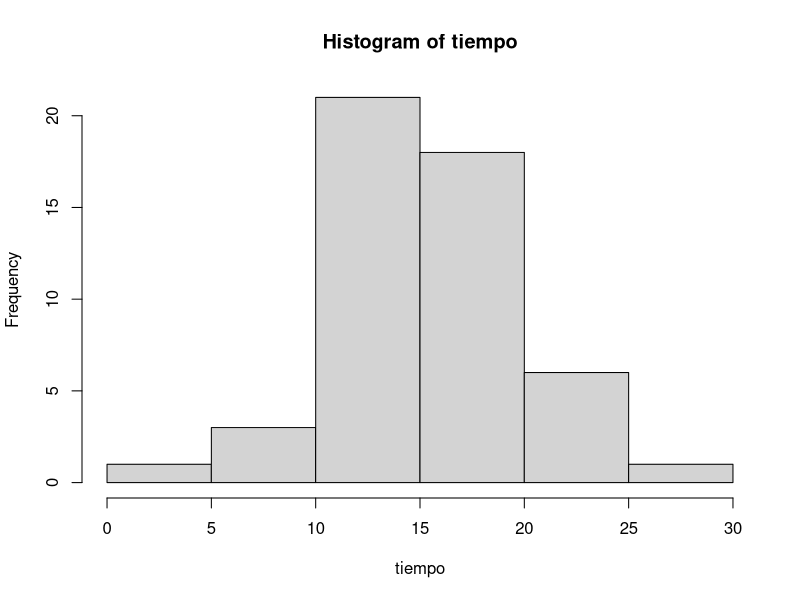
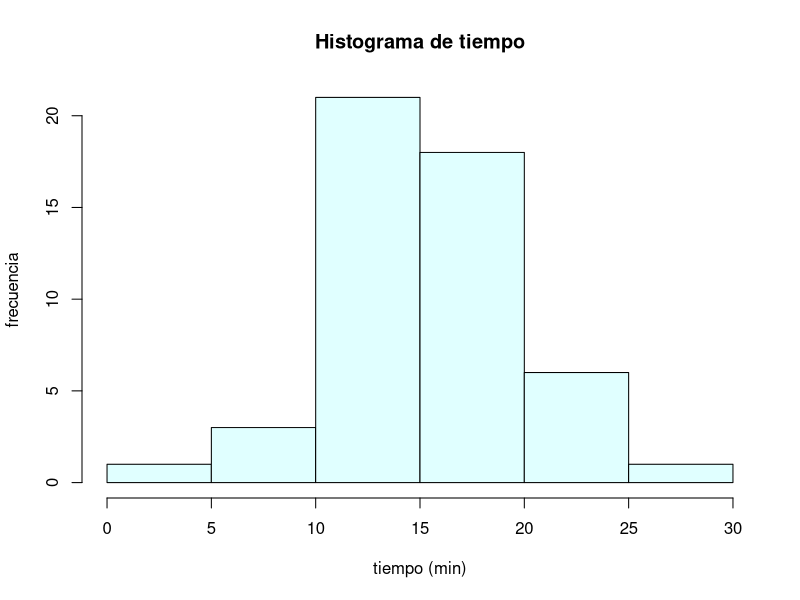
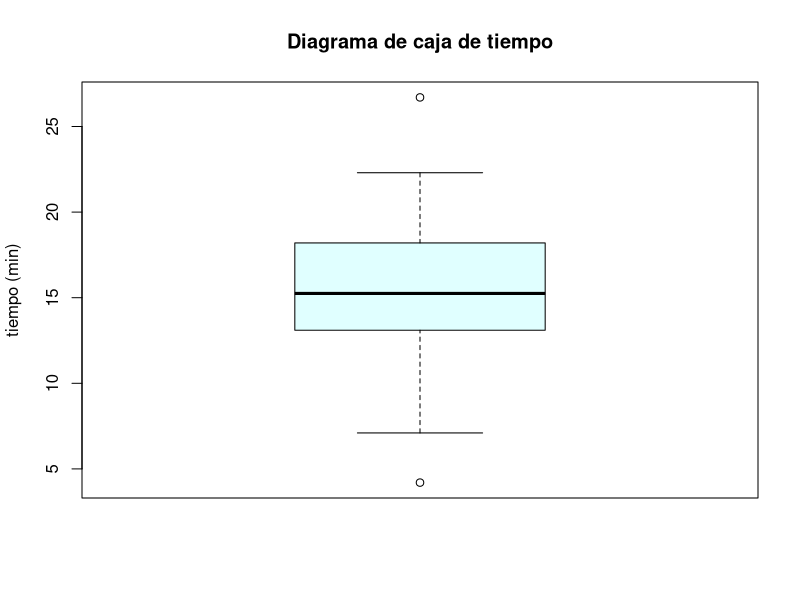
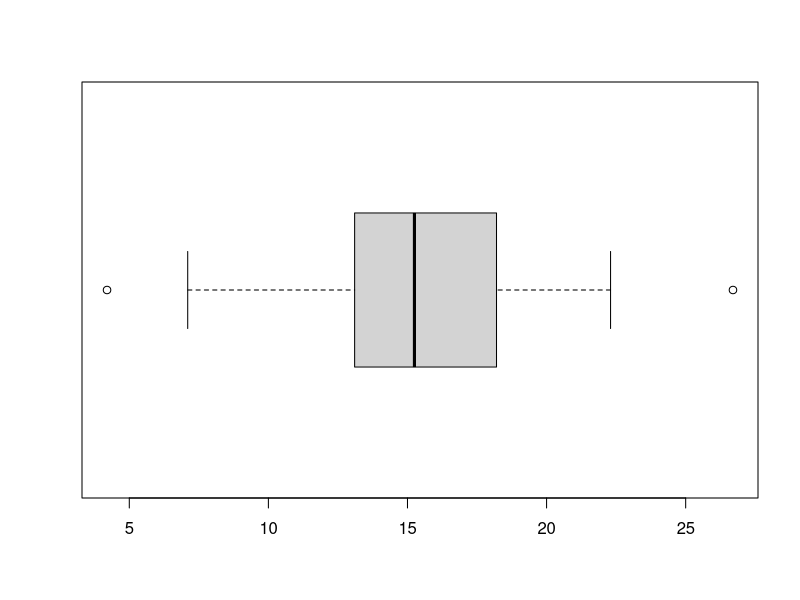

Generate these figures, in order, with R: (Note: this script raises an error after producing the figures.)
## ---- chunk 1
knitr::opts_chunk$set(echo = TRUE)
## ---- chunk 2
datos<- read.table("dtiempos.txt", header=TRUE) 
## ---- chunk 3
# datos2 <- read.table(file.choose(), header=TRUE)
## ---- chunk 4
summary(datos)
## ---- chunk 5
a <- table(datos$tiempo)
## ---- chunk 6
attach(datos)
## ---- chunk 7
mean(tiempo)
## ---- chunk 8
median(tiempo)
## ---- chunk 9
var(tiempo)
## ---- chunk 10
sd(tiempo)
## ---- chunk 11
length(tiempo)
## ---- chunk 12
quantile(tiempo)
## ---- chunk 13
quantile(tiempo, c(.15, .2, .45, .90))
## ---- chunk 14
quantile(tiempo, probs=seq(from=0, to=1, by=0.1))
## ---- chunk 15
IQR(tiempo)
## ---- chunk 16
hist(tiempo)
## ---- chunk 17
hist(tiempo, main="Histograma de tiempo", col="lightcyan", xlab="tiempo (min)", ylab="frecuencia")
## ---- chunk 18
boxplot(tiempo, main="Diagrama de caja de tiempo", col="lightcyan", ylab="tiempo (min)")
## ---- chunk 19
boxplot(tiempo, horizontal = TRUE)
## ---- chunk 20
stem(tiempo)
## ---- chunk 21
stem(tiempo, seq(from=4, to=27, by=1))
